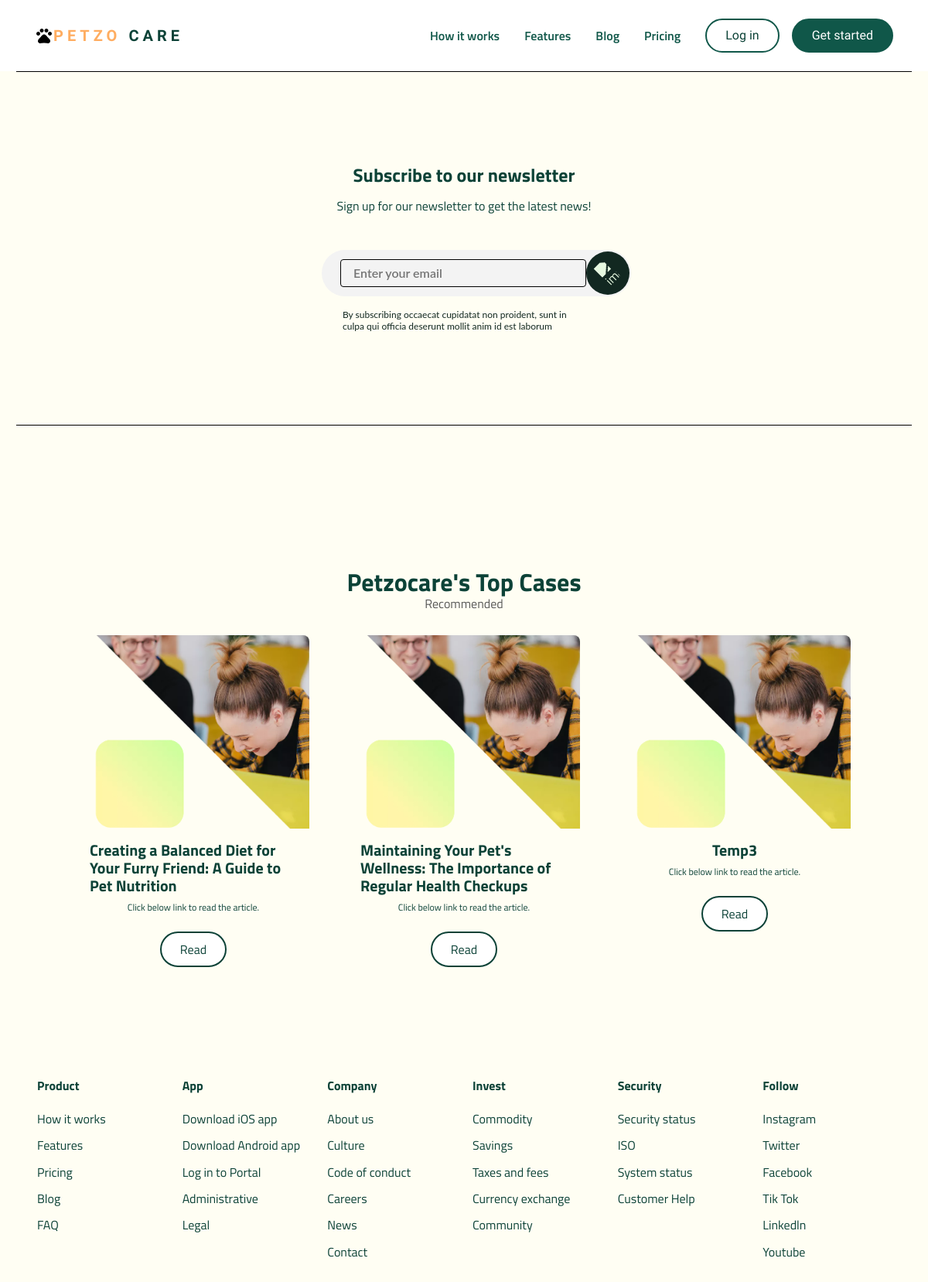
Screenshot of /blog/ with the database file from the repository.
### blog/models.py (models this page shows, shortened)
class BlogPost(models.Model):
    postId = models.AutoField(primary_key= True)
    title = models.CharField(max_length=100)
    shortSummary = models.CharField(max_length=100, default="Click below link to read the article.")
    heading1 = models.CharField(max_length=500, default="")
    body1 = models.CharField(max_length=5000, default="")
    heading2 = models.CharField(max_length=500, default="")
    body2 = models.CharField(max_length=5000, default="")
    heading3 = models.CharField(max_length=500, default="")
    body3 = models.CharField(max_length=5000, default="")
    publishDate = models.DateField()
    thumbnail = models.ImageField( default="https://images.unsplash.com/photo-1513342791620-b106dc487c94?ixlib=rb-1.2.1&amp;q=85&amp;fm=jpg&amp;crop=entropy&amp;cs=srgb&amp;h=1000")
    author = models.CharField(max_length=50, default="petzocare")

### blog/views.py (the view)
# urls.py: path('blog/', views.index,name="BlogHome"),
def index(request):
    blog = BlogPost.objects.all()
    return render(request,"blog/index.html", {'blog':blog})
    post=BlogPost.objects.filter(slug=slug).first()
    comments= BlogComment.objects.filter(post=post)
    context={'post':post, 'comments': comments, 'user': request.user}
    return render(request, "blog/blogPost.html", context)

### blog/templates/blog/index.html (shortened to what this page needs)
{% extends 'base.html' %} {% load static %}
{%block body%}
<link href="{% static '/blog/css/landing-page.css'%}" rel="stylesheet" />
<link href="{% static '/blog/css/style.css'%}" rel="stylesheet" />
<div>
    <div class="landing-page-container">
      <section class="home-newsletter">
        <div class="home-header1">
          <h2 class="home-text06">Subscribe to our newsletter</h2>
          <p class="home-text07">
            Sign up for our newsletter to get the latest news!
          </p>
        </div>
        <div class="home-content1">
          <div class="home-email">
            <input
              type="text"
              placeholder="Enter your email"
              class="home-textinput input"
            />
            <div class="home-submit">
              <img
                alt="image"
                class="home-image-blog"
              />
            </div>
          </div>
          <div class="home-notice">
            <span class="home-notice1">
              By subscribing occaecat cupidatat non proident, sunt in culpa
              qui officia deserunt mollit anim id est laborum
            </span>
          </div>
        </div>
      </section>
      <div id="main-section" class="landing-page-main">
        <h1>Petzocare's Top Cases</h1>
        <span class="landing-page-text6">Recommended</span>
        <div class="landing-page-cards-container">
            {% if blog %}
            {% for detail in blog %}
          <div class="place-card-container">
            <img
              alt="image"
              src="/static/media/{{detail.thumbnail}}"
              class="place-card-image"
            />
            <div class="place-card-container1">
              <span class="place-card-text"><span>{{ detail.title }}</span></span>
              <span class="place-card-text1">
                <span>
                    {{ detail.shortSummary }}
                </span>
              </span>
              <div class="outline-button-container">
                <button class="outline-button-button button Button">
                  <span>Read</span>
                </button>
              </div>
            </div>
          </div>
          {% endfor %}
          {% else %}
          <h3>No Data</h3>
          {% endif %}
        </div>
      </div>
    </div>
  </div>
{%endblock%}

### templates/base.html (shortened to what this page needs)
{% load static %}
<!DOCTYPE html>
<html lang="en">
  <head>
    <link rel="stylesheet" href="{% static '/accounts/style.css'%}"/>
    <link rel="stylesheet" href="{% static '/accounts/home.css'%}"/>
  </head>
<body>
<div class="home-container">
<div class="navbar-container">
  <div class="max-width">
    <div class="home-logo">
      <span class="brandName">
        <a href="/">
          <span class="home-text001">Petzo</span>
          <span>Care</span>
        </a>
      </span>
    </div>
    <div class="home-links">
      <span class="home-text003 navbarLink">
        <a href="{% url 'howItWork' %}">How it works</a>
      </span>
      <span class="home-text004 navbarLink">
        <a href="{% url 'service' %}">Features</a>
      </span>
      <span class="home-text005 navbarLink">
        <a href="/blog">Blog</a>
      </span>
      <span class="home-text006 navbarLink">Pricing</span>
      <button class="button-secondary button">
        <a href="{% url 'login' %}">Log in</a>
      </button>
      <button class="button button-primary">
        <a href="{% url 'signup' %}">Get started</a>
      </button>
    </div>
  </div>
</div>
{% block body %} {% endblock body %}
<footer class="home-footer center">
  <div class="home-links-container">
    <div class="home-container12">
      <div class="footer-column">
        <span class="home-text084">Product</span>
        <span class="home-text085">
          <a href="{% url 'howItWork' %}">How it works</a>
        </span>
        <span class="home-text086">
          <a href="{% url 'service' %}">Features</a>
        </span>
        <span class="home-text087">Pricing</span>
        <span class="home-text088">
          <a href="/blog">Blog</a>
        </span>
        <span>FAQ</span>
      </div>
      <div class="footer-column">
        <span class="home-text090">App</span>
        <span class="home-text091">Download iOS app</span>
        <span class="home-text092">Download Android app</span>
        <span class="home-text093">Log in to Portal</span>
        <span class="home-text094">Administrative</span>
        <span>Legal</span>
      </div>
      <div class="footer-column">
        <span class="home-text096">Company</span>
        <span class="home-text097">About us</span>
        <span class="home-text098">Culture</span>
        <span class="home-text099">Code of conduct</span>
        <span class="home-text100">Careers</span>
        <span class="home-text101">News</span>
        <span>Contact</span>
      </div>
      <div class="footer-column">
        <span class="home-text103">Invest</span>
        <span class="home-text104">Commodity</span>
        <span class="home-text105">Savings</span>
        <span class="home-text106">
          <span>Taxes and fees</span>
          <br />
        </span>
        <span class="home-text109"><span>Currency exchange</span></span>
        <span>Community</span>
      </div>
      <div class="footer-column">
        <span class="home-text112">Security</span>
        <span class="home-text113">Security status</span>
        <span class="home-text114">ISO</span>
        <span class="home-text115">System status</span>
        <span>Customer Help</span>
      </div>
      <div class="footer-column">
        <span class="home-text117">Follow</span>
        <span class="home-text118">Instagram</span>
        <span class="home-text119">Twitter</span>
        <span class="home-text120">Facebook</span>
        <span class="home-text121">Tik Tok</span>
        <span class="home-text122">Linkedln</span>
        <span>Youtube</span>
      </div>
    </div>
  </div>
</footer>
</div>
</body>
</html>

### static/accounts/style.css (style rules this page uses)
:root { --dl-size-size-large: 144px; --dl-size-size-small: 48px; --dl-size-size-medium: 96px; --dl-size-size-xlarge: 192px; --dl-size-size-xsmall: 16px; --dl-space-space-unit: 16px; --dl-color-scheme-pink: #ffad61ff; --dl-size-size-xxlarge: 288px; --dl-color-scheme-black: #105749ff; --dl-color-scheme-white: #ffffffff; --dl-size-size-maxwidth: 1158px; --dl-radius-radius-round: 50%; --dl-color-scheme-green80: #105749ff; --dl-color-scheme-white80: #fff6a7ff; --dl-space-space-halfunit: 8px; --dl-space-space-sixunits: 96px; --dl-space-space-twounits: 32px; --dl-color-scheme-darkblue: #0d1f3aff; --dl-color-scheme-darkgray: #9095a7ff; --dl-color-scheme-green100: #0c4237ff; --dl-color-scheme-orange80: #ffc78bff; --dl-color-scheme-yellow20: #fffef3ff; --dl-color-scheme-yellow80: #fff6a7ff; --dl-radius-radius-radius2: 2px; --dl-radius-radius-radius4: 4px; --dl-radius-radius-radius8: 8px; --dl-space-space-fiveunits: 80px; --dl-space-space-fourunits: 64px; --dl-color-scheme-lightblue: #105749ff; --dl-color-scheme-orange100: #ffad61ff; --dl-radius-radius-radius16: 16px; --dl-space-space-eightunits: 128px; --dl-space-space-threeunits: 48px; --dl-color-scheme-lightgreen: #c7ff9bff; --dl-space-space-oneandhalfunits: 24px; }
.button { color: var(--dl-color-scheme-green100); cursor: pointer; display: inline-block; padding: 12px 24px; border-color: var(--dl-color-scheme-green100); border-width: 2px; border-radius: 32px; background-color: var(--dl-color-scheme-white); }
.input { color: var(--dl-color-scheme-green100); cursor: auto; padding: 0.5rem 1rem; border-color: var(--dl-color-scheme-green100); border-width: 1px; border-radius: 4px; background-color: var(--dl-color-scheme-white); }
.button-secondary { font-style: normal; transition: 0.3s; font-family: Lexend; font-weight: 500; line-height: 1; border-color: var(--dl-color-scheme-green80); margin-right: var(--dl-space-space-unit); }
.button-primary { color: var(--dl-color-scheme-white); font-style: normal; transition: 0.3s; font-family: Lexend; font-weight: 500; line-height: 1; border-color: var(--dl-color-scheme-green80); background-color: var(--dl-color-scheme-green80); }
.navbar-container { top: 0; width: 100%; display: flex; z-index: 1000; position: sticky; padding-top: var(--dl-space-space-oneandhalfunits); padding-bottom: var(--dl-space-space-oneandhalfunits); justify-content: center; background-color: var(--dl-color-scheme-white); }
.max-width { width: 100%; display: flex; max-width: var(--dl-size-size-maxwidth); align-items: center; padding-left: var(--dl-space-space-oneandhalfunits); padding-right: var(--dl-space-space-oneandhalfunits); justify-content: space-between; }
.footer-column { width: 15%; display: flex; align-items: flex-start; margin-bottom: var(--dl-space-space-oneandhalfunits); flex-direction: column; justify-content: flex-start; }
.brandName { font-size: 20px; font-style: normal; font-family: Urbanist; font-weight: 800; line-height: 1.2; letter-spacing: 0.25em; text-transform: uppercase; text-decoration: none; }
.navbarLink { font-size: 16px; font-style: normal; font-family: Titillium Web; font-weight: 600; line-height: 1.5; text-transform: none; text-decoration: none; }

### static/blog/css/style.css (style rules this page uses)
:root { --dl-color-gray-500: #595959; --dl-color-gray-700: #999999; --dl-color-gray-900: #D9D9D9; --dl-size-size-unit: 1rem; --dl-color-gray-black: #000000; --dl-color-gray-white: #FFFFFF; --dl-space-space-unit: 1em; --dl-color-primary-100: #370511ff; --dl-color-primary-500: #643843ff; --dl-color-primary-700: #775860ff; --dl-size-size-halfunit: 0.5rem; --dl-radius-radius-round: 50%; --dl-size-size-doubleunit: 2rem; --dl-size-size-tripleunit: 3rem; --dl-space-space-halfunit: 0.5em; --dl-radius-radius-radius2: 2px; --dl-radius-radius-radius4: 4px; --dl-radius-radius-radius8: 8px; --dl-space-space-quadruple: 4em; --dl-space-space-doubleunit: 2em; --dl-space-space-tripleunit: 3em; }
.input { color: var(--dl-color-gray-black); cursor: auto; padding: 0.5rem 1rem; font-family: Poppins; border-color: var(--dl-color-gray-black); border-width: 1px; border-radius: 4px; background-color: var(--dl-color-gray-white); }

### rows the page displays
BlogPost: thumbnail (picture), title "Creating a Balanced Diet for Your Furry Friend: A Guide to Pet Nutrition", shortSummary "Click below link to read the article."
BlogPost: thumbnail (picture), title "Maintaining Your Pet's Wellness: The Importance of Regular Health Checkups", shortSummary "Click below link to read the article."
BlogPost: thumbnail (picture), title "Temp3", shortSummary "Click below link to read the article."
